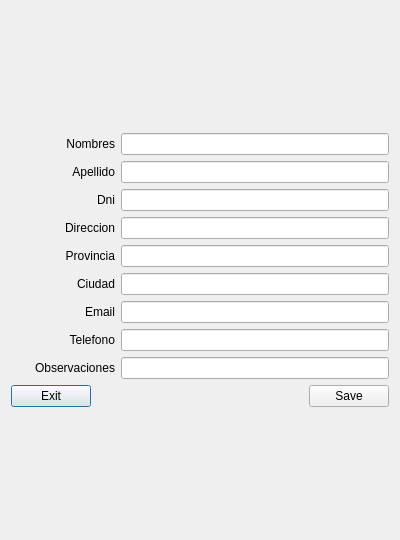
<?xml version="1.0" encoding="UTF-8"?>
<ui version="4.0">
 <class>Dialog</class>
 <widget class="QDialog" name="Dialog">
  <property name="geometry">
   <rect>
    <x>0</x>
    <y>0</y>
    <width>400</width>
    <height>540</height>
   </rect>
  </property>
  <property name="windowTitle">
   <string>Dialog</string>
  </property>

  <layout class="QVBoxLayout" name="verticalLayout_2">
   <item>
    <layout class="QVBoxLayout" name="verticalLayout">
     <item>
     <layout class="QHBoxLayout" name="hlDialog">
      <item>
       <widget class="QLabel" name="lbNombres">
        <property name="minimumSize">
         <size>
          <width>104</width>
          <height>0</height>
         </size>
        </property>
        <property name="text">
            <string>Nombres</string>
        </property>
        <property name="alignment">
            <set>Qt::AlignRight|Qt::AlignTrailing|Qt::AlignVCenter</set>
        </property>
       </widget>
      </item>
      <item>
       <widget class="QLineEdit" name="leNombres">
        <property name="sizePolicy">
         <sizepolicy hsizetype="Expanding" vsizetype="Fixed">
          <horstretch>0</horstretch>
          <verstretch>0</verstretch>
         </sizepolicy>
        </property>
       </widget>
      </item>
     </layout>
    </item>
<item>
     <layout class="QHBoxLayout" name="hlDialog">
      <item>
       <widget class="QLabel" name="lbApellido">
        <property name="minimumSize">
         <size>
          <width>104</width>
          <height>0</height>
         </size>
        </property>
        <property name="text">
            <string>Apellido</string>
        </property>
        <property name="alignment">
            <set>Qt::AlignRight|Qt::AlignTrailing|Qt::AlignVCenter</set>
        </property>
       </widget>
      </item>
      <item>
       <widget class="QLineEdit" name="leApellido">
        <property name="sizePolicy">
         <sizepolicy hsizetype="Expanding" vsizetype="Fixed">
          <horstretch>0</horstretch>
          <verstretch>0</verstretch>
         </sizepolicy>
        </property>
       </widget>
      </item>
     </layout>
    </item>
<item>
     <layout class="QHBoxLayout" name="hlDialog">
      <item>
       <widget class="QLabel" name="lbDni">
        <property name="minimumSize">
         <size>
          <width>104</width>
          <height>0</height>
         </size>
        </property>
        <property name="text">
            <string>Dni</string>
        </property>
        <property name="alignment">
            <set>Qt::AlignRight|Qt::AlignTrailing|Qt::AlignVCenter</set>
        </property>
       </widget>
      </item>
      <item>
       <widget class="QLineEdit" name="leDni">
        <property name="sizePolicy">
         <sizepolicy hsizetype="Expanding" vsizetype="Fixed">
          <horstretch>0</horstretch>
          <verstretch>0</verstretch>
         </sizepolicy>
        </property>
       </widget>
      </item>
     </layout>
    </item>
<item>
     <layout class="QHBoxLayout" name="hlDialog">
      <item>
       <widget class="QLabel" name="lbDireccion">
        <property name="minimumSize">
         <size>
          <width>104</width>
          <height>0</height>
         </size>
        </property>
        <property name="text">
            <string>Direccion</string>
        </property>
        <property name="alignment">
            <set>Qt::AlignRight|Qt::AlignTrailing|Qt::AlignVCenter</set>
        </property>
       </widget>
      </item>
      <item>
       <widget class="QLineEdit" name="leDireccion">
        <property name="sizePolicy">
         <sizepolicy hsizetype="Expanding" vsizetype="Fixed">
          <horstretch>0</horstretch>
          <verstretch>0</verstretch>
         </sizepolicy>
        </property>
       </widget>
      </item>
     </layout>
    </item>
<item>
     <layout class="QHBoxLayout" name="hlDialog">
      <item>
       <widget class="QLabel" name="lbProvincia">
        <property name="minimumSize">
         <size>
          <width>104</width>
          <height>0</height>
         </size>
        </property>
        <property name="text">
            <string>Provincia</string>
        </property>
        <property name="alignment">
            <set>Qt::AlignRight|Qt::AlignTrailing|Qt::AlignVCenter</set>
        </property>
       </widget>
      </item>
      <item>
       <widget class="QLineEdit" name="leProvincia">
        <property name="sizePolicy">
         <sizepolicy hsizetype="Expanding" vsizetype="Fixed">
          <horstretch>0</horstretch>
          <verstretch>0</verstretch>
         </sizepolicy>
        </property>
       </widget>
      </item>
     </layout>
    </item>
<item>
     <layout class="QHBoxLayout" name="hlDialog">
      <item>
       <widget class="QLabel" name="lbCiudad">
        <property name="minimumSize">
         <size>
          <width>104</width>
          <height>0</height>
         </size>
        </property>
        <property name="text">
            <string>Ciudad</string>
        </property>
        <property name="alignment">
            <set>Qt::AlignRight|Qt::AlignTrailing|Qt::AlignVCenter</set>
        </property>
       </widget>
      </item>
      <item>
       <widget class="QLineEdit" name="leCiudad">
        <property name="sizePolicy">
         <sizepolicy hsizetype="Expanding" vsizetype="Fixed">
          <horstretch>0</horstretch>
          <verstretch>0</verstretch>
         </sizepolicy>
        </property>
       </widget>
      </item>
     </layout>
    </item>
<item>
     <layout class="QHBoxLayout" name="hlDialog">
      <item>
       <widget class="QLabel" name="lbEmail">
        <property name="minimumSize">
         <size>
          <width>104</width>
          <height>0</height>
         </size>
        </property>
        <property name="text">
            <string>Email</string>
        </property>
        <property name="alignment">
            <set>Qt::AlignRight|Qt::AlignTrailing|Qt::AlignVCenter</set>
        </property>
       </widget>
      </item>
      <item>
       <widget class="QLineEdit" name="leEmail">
        <property name="sizePolicy">
         <sizepolicy hsizetype="Expanding" vsizetype="Fixed">
          <horstretch>0</horstretch>
          <verstretch>0</verstretch>
         </sizepolicy>
        </property>
       </widget>
      </item>
     </layout>
    </item>
<item>
     <layout class="QHBoxLayout" name="hlDialog">
      <item>
       <widget class="QLabel" name="lbTelefono">
        <property name="minimumSize">
         <size>
          <width>104</width>
          <height>0</height>
         </size>
        </property>
        <property name="text">
            <string>Telefono</string>
        </property>
        <property name="alignment">
            <set>Qt::AlignRight|Qt::AlignTrailing|Qt::AlignVCenter</set>
        </property>
       </widget>
      </item>
      <item>
       <widget class="QLineEdit" name="leTelefono">
        <property name="sizePolicy">
         <sizepolicy hsizetype="Expanding" vsizetype="Fixed">
          <horstretch>0</horstretch>
          <verstretch>0</verstretch>
         </sizepolicy>
        </property>
       </widget>
      </item>
     </layout>
    </item>
<item>
     <layout class="QHBoxLayout" name="hlDialog">
      <item>
       <widget class="QLabel" name="lbObservaciones">
        <property name="minimumSize">
         <size>
          <width>104</width>
          <height>0</height>
         </size>
        </property>
        <property name="text">
            <string>Observaciones</string>
        </property>
        <property name="alignment">
            <set>Qt::AlignRight|Qt::AlignTrailing|Qt::AlignVCenter</set>
        </property>
       </widget>
      </item>
      <item>
       <widget class="QLineEdit" name="leObservaciones">
        <property name="sizePolicy">
         <sizepolicy hsizetype="Expanding" vsizetype="Fixed">
          <horstretch>0</horstretch>
          <verstretch>0</verstretch>
         </sizepolicy>
        </property>
       </widget>
      </item>
     </layout>
    </item>
<item>
     <layout class="QHBoxLayout" name="horizontalLayout">
      <item>
       <widget class="QPushButton" name="btExit">
        <property name="text">
         <string>Exit</string>
        </property>
       </widget>
      </item>
      <item>
       <spacer name="horizontalSpacer">
        <property name="orientation">
         <enum>Qt::Horizontal</enum>
        </property>
        <property name="sizeHint" stdset="0">
         <size>
          <width>40</width>
          <height>20</height>
         </size>
        </property>
       </spacer>
      </item>
      <item>
       <widget class="QPushButton" name="btSave">
        <property name="text">
         <string>Save</string>
        </property>
       </widget>
      </item>
     </layout>
    </item>
    </layout>
   </item>
  </layout>

 </widget>
 <resources/>
 <connections>
  <connection>
   <sender>btExit</sender>
   <signal>clicked()</signal>
   <receiver>Dialog</receiver>
   <slot>close()</slot>
   <hints>
    <hint type="sourcelabel">
     <x>273</x>
     <y>201</y>
    </hint>
    <hint type="destinationlabel">
     <x>123</x>
     <y>186</y>
    </hint>
   </hints>
  </connection>
 </connections>
</ui>
